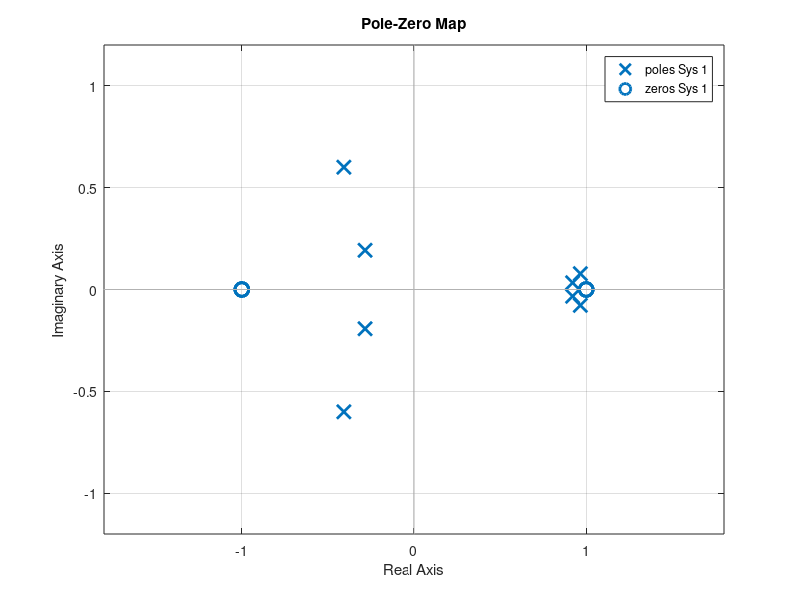
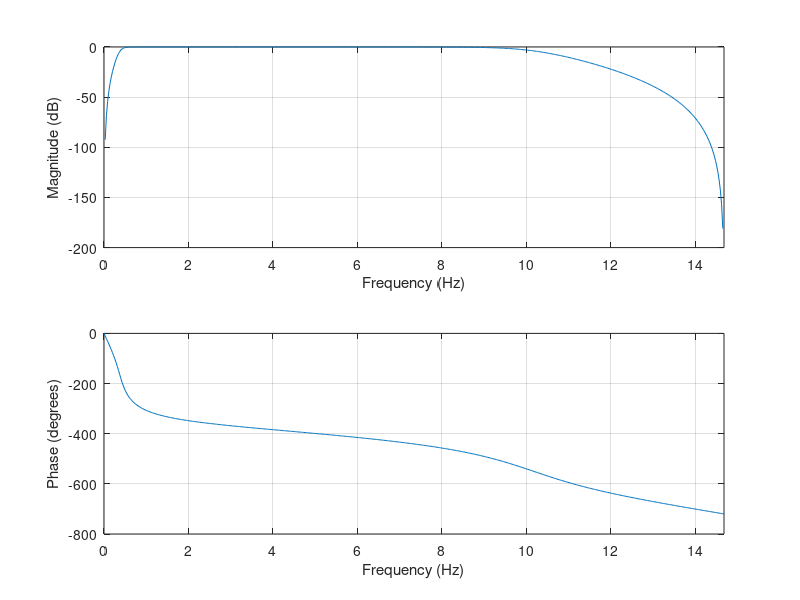
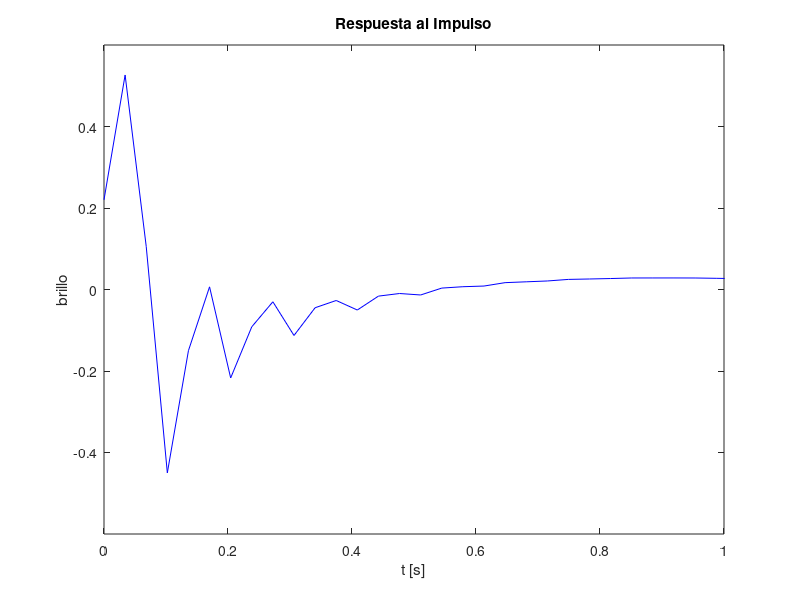

Recreate these plots in MATLAB, in order.
clear all;

pkg load control;
addpath('/usr/share/octave/packages/signal-1.3.2'); %incluye el specgram

load intensidad_RGB.mat; % brillo, 1 es R, 2 es G, 3 es B.

video_length = length(brillo);

frec_video = 29.37; %frecuencia muestreo video
t_video = 1/(frec_video); %tiempo muestreo video

ejeXvideo = 0 : t_video : ((video_length-1)*t_video);

[b, a] = butter( 4, [0.4*2/frec_video , 10*2/frec_video]); %FiltroPincripal

%Diagrama polos y ceros
figure;
pzmap(tf(b,a));
print -djpg imagenes/punto_4_diagrama_polos_ceros_cardiometro.jpg; %Octave
grid minor;

%Disenia el filtro para una senial compuesta por un uno y todo los demas ceros escalado por Fs
figure;
freqz(b, a, 512, "half", frec_video);
print -djpg imagenes/punto_4_diagrama_filtro_cardiometro.jpg; %Octave
grid minor;

%f = linspace(-frec_video/2, frec_video/2, video_length);
%
impulso = zeros(1,240);
impulso(1) = 1;

respuestaImpulso = filter(b, a, impulso);
respuestaImpulso(video_length) = 0;

figure;
plot( ejeXvideo, respuestaImpulso, 'b');
xlabel('t [s]');
ylabel('brillo');
xlim([0 1]);
title('Respuesta al Impulso');
ylim([-0.6 0.6]);
print -djpg imagenes/punto_4_respuesta_impulso_cardiometro.jpg; %Octave
grid minor;

%DFT_respuestaImpulso = 20*log(fftshift(abs(fft(respuestaImpulso))));
%
%figure;
%
%plot( f, DFT_respuestaImpulso, 'b');
%xlabel('f [Hz]');
%ylabel('Modulo [dB]');
%title('FFT del filtro');
%
%print -djpg imagenes/punto_4_respuesta_impulso_cardiometro.jpg; %Octave
%grid minor;


